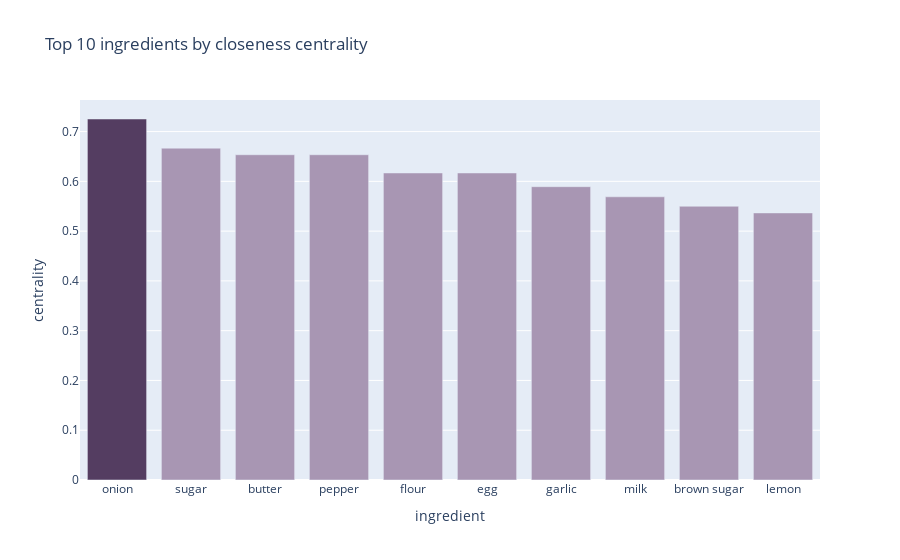

Here is the notebook cell this chart was saved with:
### Markdown cell above
### 3. Closeness centrality
\- sum of the shortest from a node to all other nodes.
<br><br>
Shows nodes that are the closest to others (from which the entire network can be accessed most quickly).

### Code cell
closeness_dict = nx.closeness_centrality(G)
display_centrality(closeness_dict, "closeness")

### Figure 1 — Plotly figure (JSON) as saved in the notebook; plotly's stock layout.template omitted (floating-point values rounded to 4 significant figures)
{"data": [{"alignmentgroup": "True", "hovertemplate": "ingredient=%{x}<br>centrality=%{y}<extra></extra>", "legendgroup": "onion", "marker": {"color": "#543D61", "pattern": {"shape": ""}}, "name": "onion", "offsetgroup": "onion", "orientation": "v", "showlegend": true, "textposition": "auto", "type": "bar", "x": ["onion"], "xaxis": "x", "y": [0.7253], "yaxis": "y"}, {"alignmentgroup": "True", "hovertemplate": "ingredient=%{x}<br>centrality=%{y}<extra></extra>", "legendgroup": "sugar", "marker": {"color": "#A896B3", "pattern": {"shape": ""}}, "name": "sugar", "offsetgroup": "sugar", "orientation": "v", "showlegend": true, "textposition": "auto", "type": "bar", "x": ["sugar"], "xaxis": "x", "y": [0.6667], "yaxis": "y"}, {"alignmentgroup": "True", "hovertemplate": "ingredient=%{x}<br>centrality=%{y}<extra></extra>", "legendgroup": "butter", "marker": {"color": "#A896B3", "pattern": {"shape": ""}}, "name": "butter", "offsetgroup": "butter", "orientation": "v", "showlegend": true, "textposition": "auto", "type": "bar", "x": ["butter"], "xaxis": "x", "y": [0.6535], "yaxis": "y"}, {"alignmentgroup": "True", "hovertemplate": "ingredient=%{x}<br>centrality=%{y}<extra></extra>", "legendgroup": "pepper", "marker": {"color": "#A896B3", "pattern": {"shape": ""}}, "name": "pepper", "offsetgroup": "pepper", "orientation": "v", "showlegend": true, "textposition": "auto", "type": "bar", "x": ["pepper"], "xaxis": "x", "y": [0.6535], "yaxis": "y"}, {"alignmentgroup": "True", "hovertemplate": "ingredient=%{x}<br>centrality=%{y}<extra></extra>", "legendgroup": "flour", "marker": {"color": "#A896B3", "pattern": {"shape": ""}}, "name": "flour", "offsetgroup": "flour", "orientation": "v", "showlegend": true, "textposition": "auto", "type": "bar", "x": ["flour"], "xaxis": "x", "y": [0.6168], "yaxis": "y"}, {"alignmentgroup": "True", "hovertemplate": "ingredient=%{x}<br>centrality=%{y}<extra></extra>", "legendgroup": "egg", "marker": {"color": "#A896B3", "pattern": {"shape": ""}}, "name": "egg", "offsetgroup": "egg", "orientation": "v", "showlegend": true, "textposition": "auto", "type": "bar", "x": ["egg"], "xaxis": "x", "y": [0.6168], "yaxis": "y"}, {"alignmentgroup": "True", "hovertemplate": "ingredient=%{x}<br>centrality=%{y}<extra></extra>", "legendgroup": "garlic", "marker": {"color": "#A896B3", "pattern": {"shape": ""}}, "name": "garlic", "offsetgroup": "garlic", "orientation": "v", "showlegend": true, "textposition": "auto", "type": "bar", "x": ["garlic"], "xaxis": "x", "y": [0.5893], "yaxis": "y"}, {"alignmentgroup": "True", "hovertemplate": "ingredient=%{x}<br>centrality=%{y}<extra></extra>", "legendgroup": "milk", "marker": {"color": "#A896B3", "pattern": {"shape": ""}}, "name": "milk", "offsetgroup": "milk", "orientation": "v", "showlegend": true, "textposition": "auto", "type": "bar", "x": ["milk"], "xaxis": "x", "y": [0.569], "yaxis": "y"}, {"alignmentgroup": "True", "hovertemplate": "ingredient=%{x}<br>centrality=%{y}<extra></extra>", "legendgroup": "brown sugar", "marker": {"color": "#A896B3", "pattern": {"shape": ""}}, "name": "brown sugar", "offsetgroup": "brown sugar", "orientation": "v", "showlegend": true, "textposition": "auto", "type": "bar", "x": ["brown sugar"], "xaxis": "x", "y": [0.55], "yaxis": "y"}, {"alignmentgroup": "True", "hovertemplate": "ingredient=%{x}<br>centrality=%{y}<extra></extra>", "legendgroup": "lemon", "marker": {"color": "#A896B3", "pattern": {"shape": ""}}, "name": "lemon", "offsetgroup": "lemon", "orientation": "v", "showlegend": true, "textposition": "auto", "type": "bar", "x": ["lemon"], "xaxis": "x", "y": [0.5366], "yaxis": "y"}], "layout": {"barmode": "relative", "legend": {"title": {"text": "ingredient"}, "tracegroupgap": 0}, "showlegend": false, "title": {"text": "Top 10 ingredients by closeness centrality"}, "xaxis": {"anchor": "y", "categoryarray": ["onion", "sugar", "butter", "pepper", "flour", "egg", "garlic", "milk", "brown sugar", "lemon"], "categoryorder": "array", "domain": [0, 1], "title": {"text": "ingredient"}}, "yaxis": {"anchor": "x", "domain": [0, 1], "title": {"text": "centrality"}}}}
